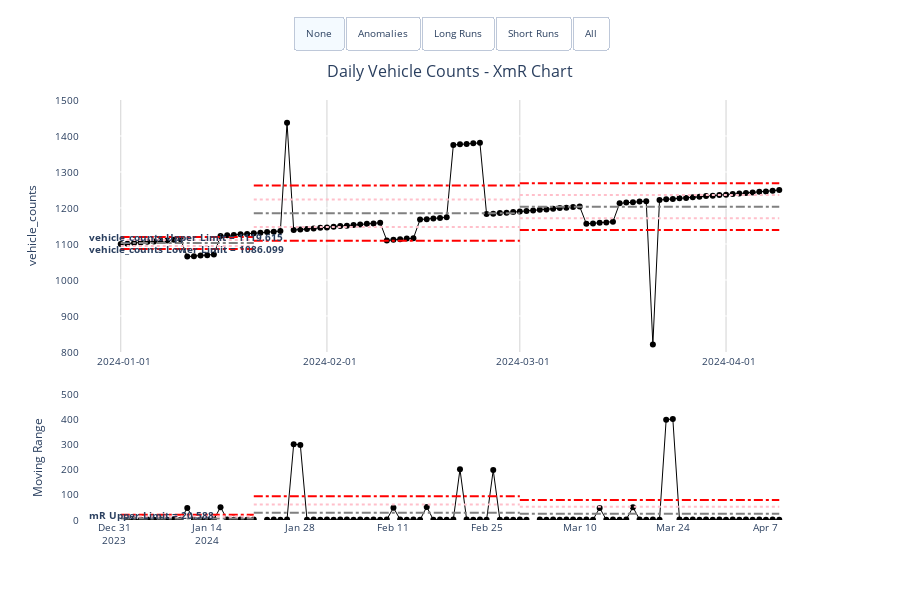

Notebook code cell kept with this figure:
### Code cell
# Create XmR chart
xmr_chart = xmr.XmR(
    data=data_controlled,
    x_type='date_time',
    x_ser_name='date',
    y_ser_name='vehicle_counts',
    date_part_resolution='day',
    title='Daily Vehicle Counts - XmR Chart',
    period_breaks = ['2024-01-21', '2024-03-01'],
    # period_end = '2024-01-03',
    y_axis_dtick = 100
    
)

# Display the chart

xmr_chart.xmr_chart
